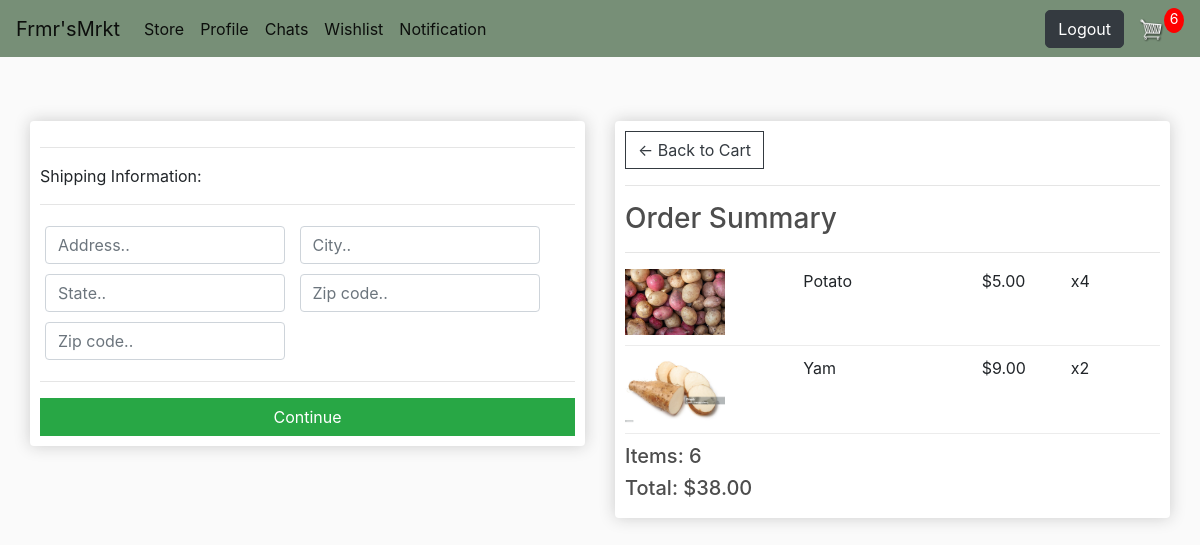
Page /checkout/ (signed in) on the earlier database version.
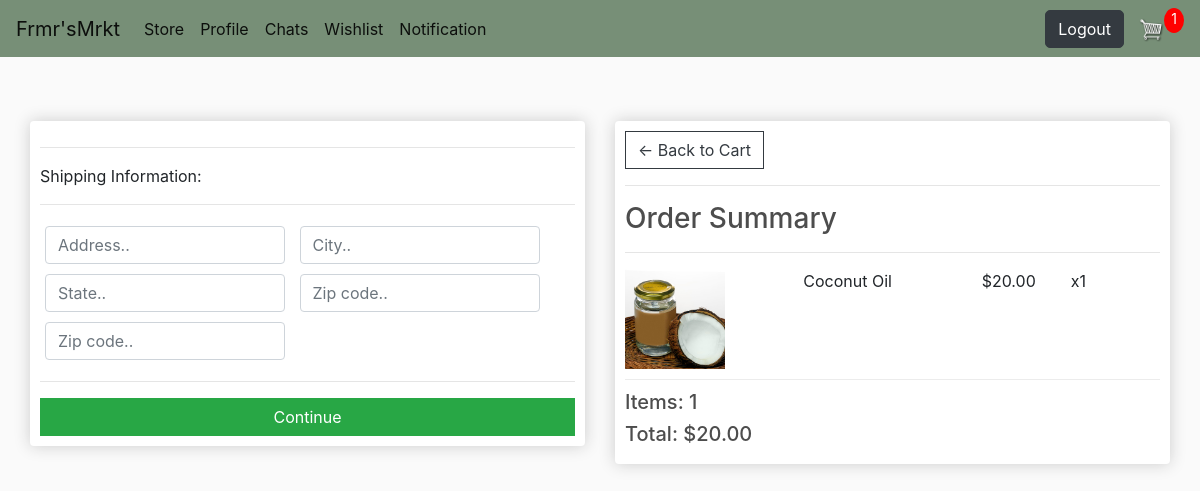
Same page on the later database version.
### store/models.py (models this page shows, shortened)
class OrderItem(models.Model):
	product = models.ForeignKey(Product, on_delete=models.SET_NULL, null=True)
	order = models.ForeignKey(Order, on_delete=models.SET_NULL, null=True)
	quantity = models.IntegerField(default=0, null=True, blank=True)
	price = models.FloatField(null=False, default=0)
	business = models.ForeignKey(Customer, on_delete=models.SET_NULL, null=True)
	status = models.CharField(default='New', null=True, max_length=20)
	date_added = models.DateTimeField(auto_now_add=True)
	@property
	def get_total(self):
		total = self.product.price * self.quantity
		return total

class Product(models.Model):
    name = models.CharField(max_length=200)
    price = models.FloatField()
    quantity = models.IntegerField(default=10)
    digital = models.BooleanField(default=False,null=True, blank=True)
    image = models.ImageField(null=True, blank=True)
    description = models.TextField(null=True, blank=True)
    owner = models.ForeignKey(Customer, on_delete=models.CASCADE, null=True)
    category = models.CharField(max_length=50, default='Generic')
    date_added = models.DateTimeField(default=datetime.now())
    rating = models.IntegerField(default=1)
    @property
    def imageURL(self):
        try:
            url = self.image.url
        except:
            url = ''
        return url

class Order(models.Model):
	customer = models.ForeignKey(Customer, on_delete=models.SET_NULL, null=True, blank=True)
	date_ordered = models.DateTimeField(auto_now_add=True)
	complete = models.BooleanField(default=False)
	transaction_id = models.CharField(max_length=100, null=True)
	@property
	def get_cart_total(self):
		orderitems = self.orderitem_set.all()
		total = sum([item.get_total for item in orderitems])
		return total
	@property
	def get_cart_items(self):
		orderitems = self.orderitem_set.all()
		total = sum([item.quantity for item in orderitems])
		return total
	@property
	def shipping(self):
		shipping = False
		orderitems = self.orderitem_set.all()
		for i in orderitems:
			if i.product.digital == False:
				shipping = True
		return shipping

### store/views.py (the view)
# urls.py: path('checkout/', views.checkout, name="checkout"),
def checkout(request):
	data = cartData(request)
	cartItems = data['cartItems']
	order = data['order']
	items = data['items']
	context = {'items':items, 'order':order, 'cartItems':cartItems}
	return render(request, 'store/checkout.html', context)

### store/utils.py (called while the page is built)
def cartData(request):
	if request.user.is_authenticated:
		customer = request.user.customer
		order, created = Order.objects.get_or_create(customer=customer, complete=False)
		items = order.orderitem_set.all()
		cartItems = order.get_cart_items
	else:
		cookieData = cookieCart(request)
		cartItems = cookieData['cartItems']
		order = cookieData['order']
		items = cookieData['items']
	return {'cartItems':cartItems ,'order':order, 'items':items}

### store/templates/store/checkout.html (shortened to what this page needs)
{% extends 'store/main.html' %} {% load static %} {% block content %}
<div class="row">
  <div class="col-lg-6">
    <div class="box-element" id="form-wrapper">
      <form id="form">
        <div id="shipping-info">
          <hr />
          <p>Shipping Information:</p>
          <hr />
          <div class="form-field">
            <input
              class="form-control"
              type="text"
              name="address"
              placeholder="Address.."
            />
          </div>
          <div class="form-field">
            <input
              class="form-control"
              type="text"
              name="city"
              placeholder="City.."
            />
          </div>
          <div class="form-field">
            <input
              class="form-control"
              type="text"
              name="state"
              placeholder="State.."
            />
          </div>
          <div class="form-field">
            <input
              class="form-control"
              type="text"
              name="zipcode"
              placeholder="Zip code.."
            />
          </div>
          <div class="form-field">
            <input
              class="form-control"
              type="text"
              name="country"
              placeholder="Zip code.."
            />
          </div>
        </div>
        <hr />
        <input
          id="form-button"
          class="btn btn-success btn-block"
          type="submit"
          value="Continue"
        />
      </form>
    </div>
    <br />
  </div>
  <div class="col-lg-6">
    <div class="box-element">
      <a class="btn btn-outline-dark" href="{% url 'cart' %}"
        >&#x2190; Back to Cart</a
      >
      <hr />
      <h3>Order Summary</h3>
      <hr />
      {% for item in items %}
      <div class="cart-row">
        <div style="flex: 2">
          <img class="row-image" src="{{item.product.imageURL}}" />
        </div>
        <div style="flex: 2"><p>{{item.product.name}}</p></div>
        <div style="flex: 1"><p>${{item.product.price|floatformat:2}}</p></div>
        <div style="flex: 1"><p>x{{item.quantity}}</p></div>
      </div>
      {% endfor %}
      <h5>Items: {{order.get_cart_items}}</h5>
      <h5>Total: ${{order.get_cart_total|floatformat:2}}</h5>
    </div>
  </div>
</div>
{% endblock content %}

Differences in the rows shown:
removed OrderItem: product.imageURL (picture), product.name "Potato", product.price "5.00", quantity "4"
removed OrderItem: product.imageURL (picture), product.name "Yam", product.price "9.00", quantity "2"
added OrderItem: product.imageURL (picture), product.name "Coconut Oil", product.price "20.00", quantity "1"
computed for Order: get_cart_items "6" → "1"; get_cart_total "38.00" → "20.00"
Other differences:
{{ cartItems }}: "6" → "1"
